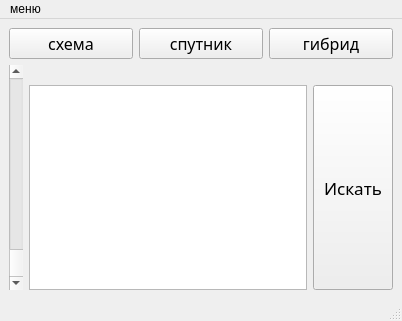
<?xml version="1.0" encoding="UTF-8"?>
<ui version="4.0">
 <class>MainWindow</class>
 <widget class="QMainWindow" name="MainWindow">
  <property name="geometry">
   <rect>
    <x>0</x>
    <y>0</y>
    <width>402</width>
    <height>321</height>
   </rect>
  </property>
  <property name="font">
   <font>
    <weight>50</weight>
    <italic>false</italic>
    <bold>false</bold>
    <underline>false</underline>
    <strikeout>false</strikeout>
   </font>
  </property>
  <property name="cursor">
   <cursorShape>PointingHandCursor</cursorShape>
  </property>
  <property name="windowTitle">
   <string>MainWindow</string>
  </property>
  <widget class="QWidget" name="centralwidget">
   <layout class="QGridLayout" name="gridLayout">
    <item row="2" column="3">
     <widget class="QPushButton" name="pushButton_find">
      <property name="sizePolicy">
       <sizepolicy hsizetype="Fixed" vsizetype="Expanding">
        <horstretch>0</horstretch>
        <verstretch>0</verstretch>
       </sizepolicy>
      </property>
      <property name="font">
       <font>
        <family>Segoe Print</family>
        <pointsize>13</pointsize>
       </font>
      </property>
      <property name="cursor">
       <cursorShape>PointingHandCursor</cursorShape>
      </property>
      <property name="text">
       <string>Искать</string>
      </property>
     </widget>
    </item>
    <item row="1" column="1" colspan="3">
     <widget class="QLabel" name="map">
      <property name="sizePolicy">
       <sizepolicy hsizetype="Preferred" vsizetype="Preferred">
        <horstretch>0</horstretch>
        <verstretch>0</verstretch>
       </sizepolicy>
      </property>
      <property name="cursor">
       <cursorShape>CrossCursor</cursorShape>
      </property>
      <property name="text">
       <string/>
      </property>
      <property name="scaledContents">
       <bool>true</bool>
      </property>
     </widget>
    </item>
    <item row="0" column="0" colspan="4">
     <layout class="QHBoxLayout" name="horizontalLayout">
      <item>
       <widget class="QPushButton" name="pushButton_sxema">
        <property name="sizePolicy">
         <sizepolicy hsizetype="Preferred" vsizetype="Preferred">
          <horstretch>0</horstretch>
          <verstretch>0</verstretch>
         </sizepolicy>
        </property>
        <property name="font">
         <font>
          <family>Microsoft PhagsPa</family>
          <pointsize>12</pointsize>
         </font>
        </property>
        <property name="cursor">
         <cursorShape>PointingHandCursor</cursorShape>
        </property>
        <property name="text">
         <string>схема</string>
        </property>
       </widget>
      </item>
      <item>
       <widget class="QPushButton" name="pushButton_sputnik">
        <property name="sizePolicy">
         <sizepolicy hsizetype="Preferred" vsizetype="Preferred">
          <horstretch>0</horstretch>
          <verstretch>0</verstretch>
         </sizepolicy>
        </property>
        <property name="font">
         <font>
          <family>Microsoft PhagsPa</family>
          <pointsize>12</pointsize>
         </font>
        </property>
        <property name="cursor">
         <cursorShape>PointingHandCursor</cursorShape>
        </property>
        <property name="text">
         <string>спутник</string>
        </property>
       </widget>
      </item>
      <item>
       <widget class="QPushButton" name="pushButton_gibrid">
        <property name="sizePolicy">
         <sizepolicy hsizetype="Preferred" vsizetype="Preferred">
          <horstretch>0</horstretch>
          <verstretch>0</verstretch>
         </sizepolicy>
        </property>
        <property name="font">
         <font>
          <family>Microsoft PhagsPa</family>
          <pointsize>12</pointsize>
         </font>
        </property>
        <property name="cursor">
         <cursorShape>PointingHandCursor</cursorShape>
        </property>
        <property name="text">
         <string>гибрид</string>
        </property>
       </widget>
      </item>
     </layout>
    </item>
    <item row="2" column="1" colspan="2">
     <widget class="QTextEdit" name="textEdit"/>
    </item>
    <item row="1" column="0" rowspan="2">
     <widget class="QScrollBar" name="scroll">
      <property name="sizePolicy">
       <sizepolicy hsizetype="Fixed" vsizetype="Preferred">
        <horstretch>0</horstretch>
        <verstretch>0</verstretch>
       </sizepolicy>
      </property>
      <property name="font">
       <font>
        <weight>50</weight>
        <italic>false</italic>
        <bold>false</bold>
        <strikeout>false</strikeout>
       </font>
      </property>
      <property name="cursor">
       <cursorShape>ClosedHandCursor</cursorShape>
      </property>
      <property name="orientation">
       <enum>Qt::Vertical</enum>
      </property>
      <property name="invertedAppearance">
       <bool>true</bool>
      </property>
     </widget>
    </item>
   </layout>
  </widget>
  <widget class="QStatusBar" name="statusbar"/>
  <widget class="QMenuBar" name="menuBar">
   <property name="geometry">
    <rect>
     <x>0</x>
     <y>0</y>
     <width>402</width>
     <height>26</height>
    </rect>
   </property>
   <widget class="QMenu" name="menu">
    <property name="title">
     <string>меню</string>
    </property>
    <addaction name="action"/>
   </widget>
   <addaction name="menu"/>
  </widget>
  <action name="action">
   <property name="text">
    <string>Сброс поискового результата</string>
   </property>
  </action>
 </widget>
 <resources/>
 <connections/>
</ui>
